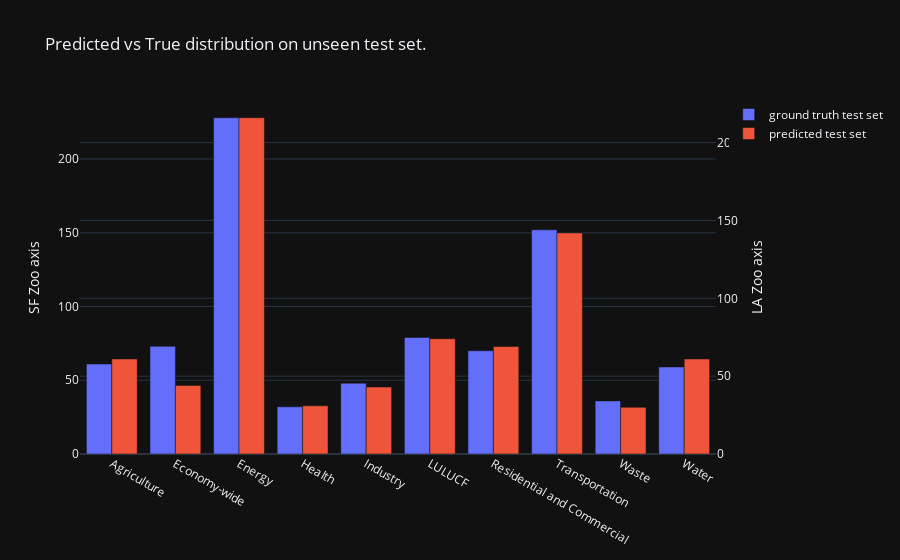

Notebook cell for this chart:
### Code cell
fig = plot_predict_vs_ground_truth(y_true, y_pred, mlb)
fig.show()

### Figure 1 — Plotly figure (JSON) as saved in the notebook; plotly's stock layout.template omitted (floating-point values rounded to 4 significant figures)
{"data": [{"name": "ground truth test set", "offsetgroup": "1", "x": ["Agriculture", "Economy-wide", "Energy", "Health", "Industry", "LULUCF", "Residential and Commercial", "Transportation", "Waste", "Water"], "y": [61, 73, 228, 32, 48, 79, 70, 152, 36, 59], "yaxis": "y", "type": "bar"}, {"name": "predicted test set", "offsetgroup": "2", "x": ["Agriculture", "Economy-wide", "Energy", "Health", "Industry", "LULUCF", "Residential and Commercial", "Transportation", "Waste", "Water"], "y": [61.0, 44.0, 216.0, 31.0, 43.0, 74.0, 69.0, 142.0, 30.0, 61.0], "yaxis": "y2", "type": "bar"}], "layout": {"yaxis": {"title": {"text": "SF Zoo axis"}}, "yaxis2": {"overlaying": "y", "side": "right", "title": {"text": "LA Zoo axis"}}, "barmode": "group", "title": {"text": "Predicted vs True distribution on unseen test set."}}}
